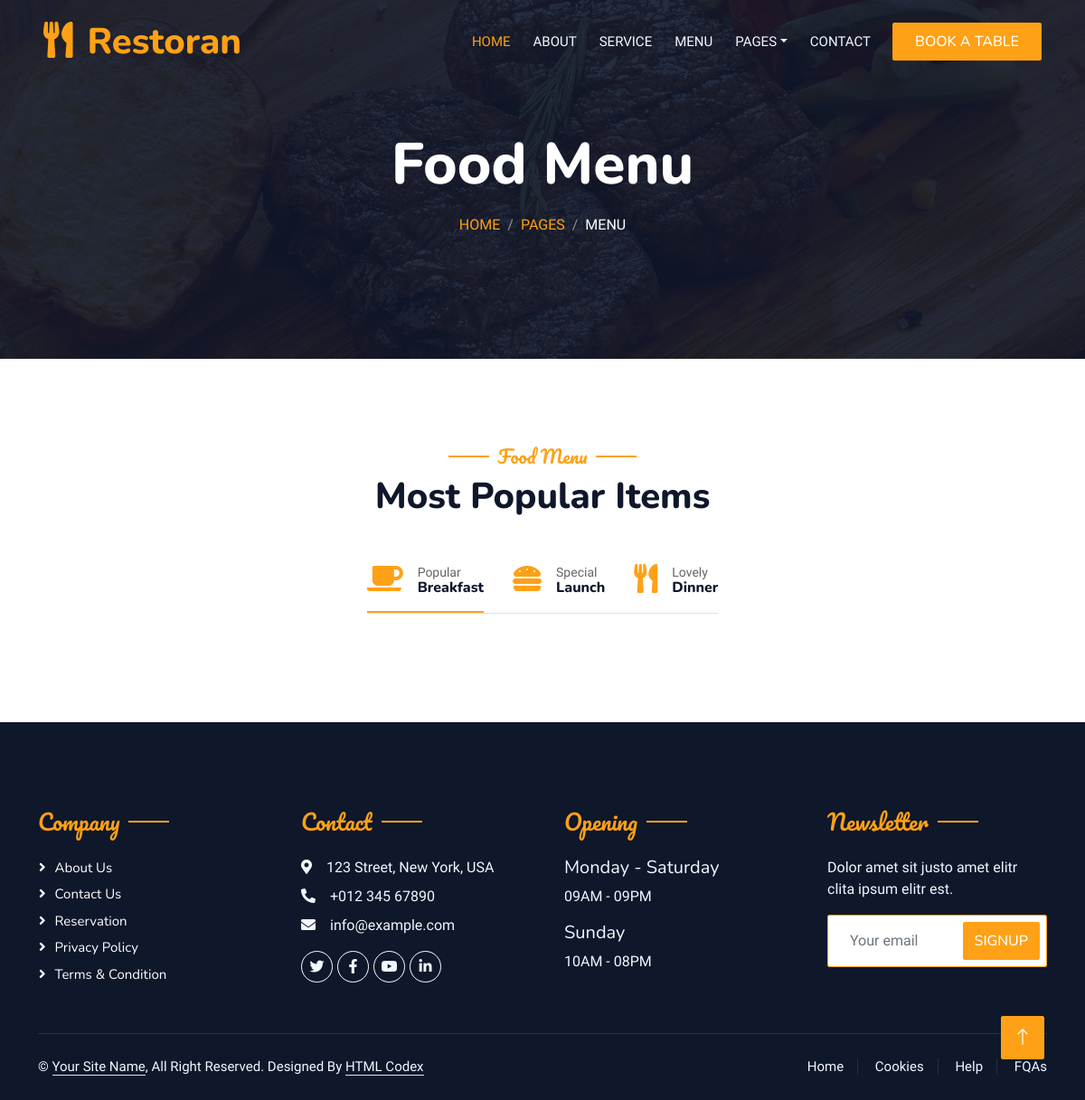
The app's page /menu/, older data.
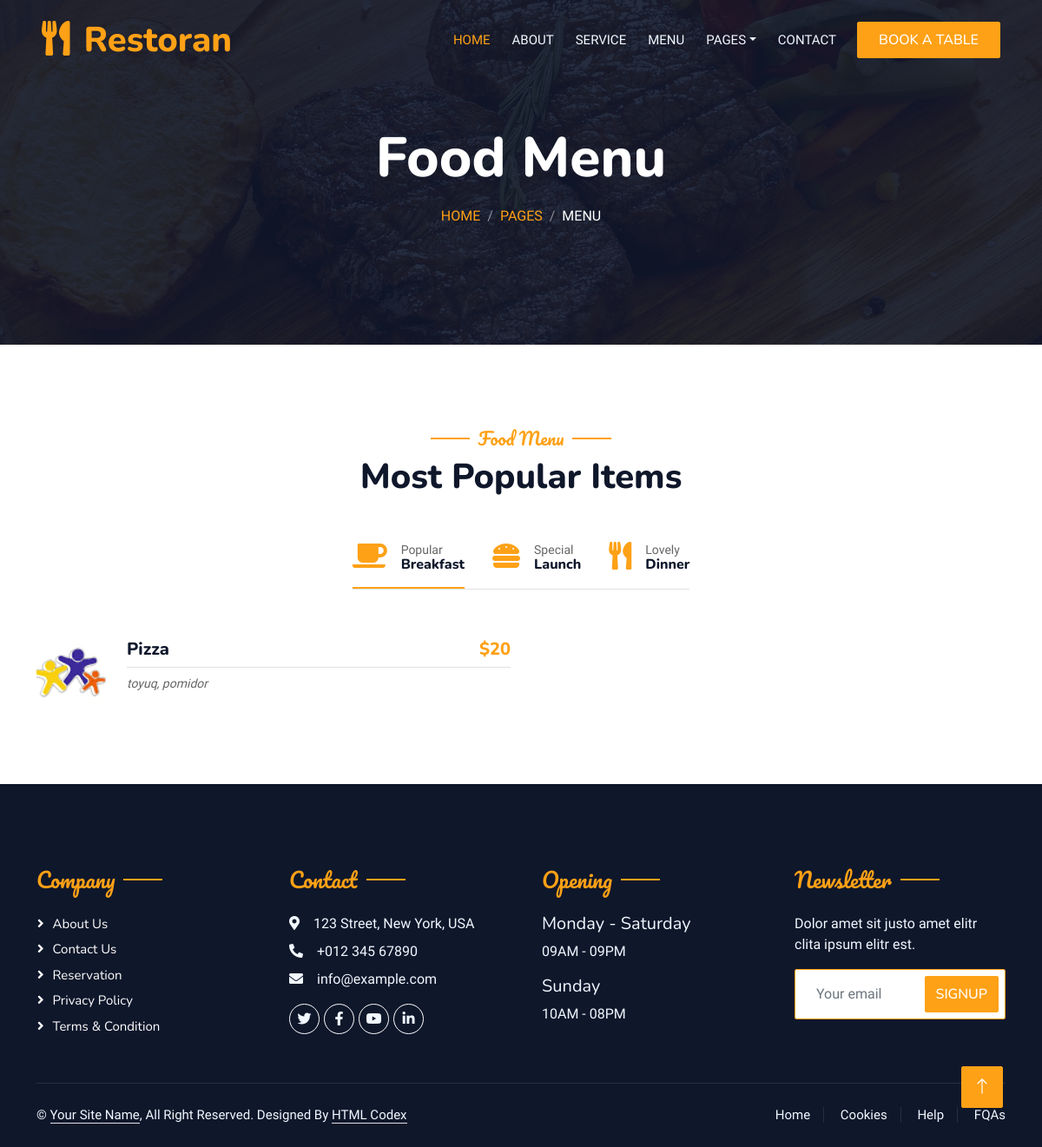
The same page, newer data.
### restaurant/models.py (models this page shows, shortened)
class Menu(DateMixin, SlugMixin):
    category = models.ForeignKey(Category, on_delete=models.SET_NULL, null=True, blank=True)
    image = models.ImageField(upload_to=Uploader.upload_photo_for_menu, verbose_name="Yeməyin şəkili", help_text="80x80")
    food_name = models.CharField(max_length=255, verbose_name="Yeməyin adı")
    receipt = models.CharField(max_length=255, verbose_name="Yeməyin tərkibi")
    price = models.CharField(max_length=255, verbose_name="Yeməyin qiyməti")
    class Meta:
        ordering = ("-created_at",)
        verbose_name = "Menyu"
        verbose_name_plural = "Menyu"

### restaurant/views.py (the view)
# urls.py: path("menu/", menu_view, name='menu'),
def menu_view(request):
    foods = Menu.objects.order_by("-created_at").filter(category__name='Popular Breakfast')
    context = {
        "foods": foods,
    }
    return render(request, "menu.html", context)

### templates/menu.html (shortened to what the changed rows need)
{% extends 'base.html' %}
{% load static %}
{% block body %}
            <div class="container-xxl py-5 bg-dark hero-header mb-5">
                <div class="container text-center my-5 pt-5 pb-4">
                    <h1 class="display-3 text-white mb-3 animated slideInDown">Food Menu</h1>
                </div>
            </div>
        </div>
        <div class="container-xxl py-5">
            <div class="container">
                <div class="text-center wow fadeInUp" data-wow-delay="0.1s">
                    <h1 class="mb-5">Most Popular Items</h1>
                </div>
                <div class="tab-class text-center wow fadeInUp" data-wow-delay="0.1s">
                    <div class="tab-content">
                        <div id="tab-1" class="tab-pane fade show p-0 active">
                            <div class="row g-4">
                                {% for i in foods %}
                                <div class="col-lg-6">
                                    <div class="d-flex align-items-center">
                                        <img class="flex-shrink-0 img-fluid rounded" alt="" style="width: 80px;" src="{{i.image.url}}">
                                        <div class="w-100 d-flex flex-column text-start ps-4">
                                            <h5 class="d-flex justify-content-between border-bottom pb-2">
                                                <span>{{i.food_name}}</span>
                                                <span class="text-primary">${{i.price}}</span>
                                            </h5>
                                            <small class="fst-italic">{{i.receipt}}</small>
                                        </div>
                                    </div>
                                </div>
                                {% endfor %}
                            </div>
                        </div>
                    </div>
                </div>
            </div>
        </div>
       {% endblock body %}

Row changes from the older to the newer data that the page shows:
added Menu: image (picture), food_name "Pizza", price "20", receipt "toyuq, pomidor"
